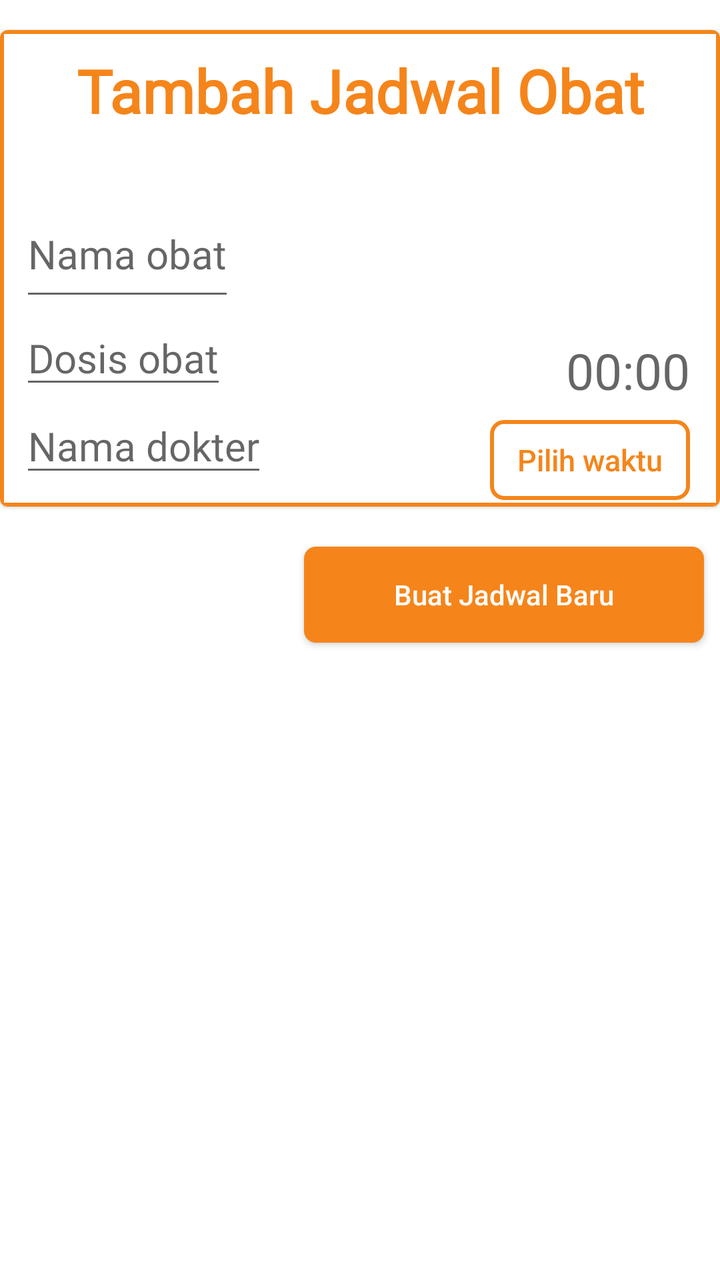
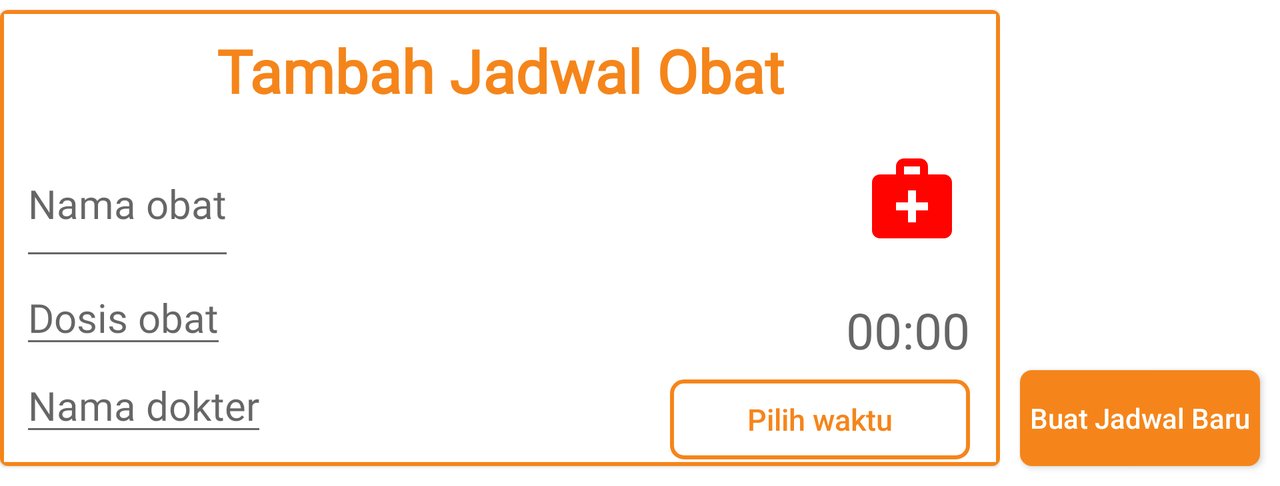

Two renders of one Android screen. The first uses the default layout on a phone; the second uses the alternative layout the repository ships for a different screen configuration, on a matching device. The two XML files are below.
<!-- AndroidManifest.xml: application theme Theme.Strocare -->
<!-- res/layout/add_schedule_fragment.xml -->
<?xml version="1.0" encoding="utf-8"?>
<layout xmlns:android="http://schemas.android.com/apk/res/android"
    xmlns:app="http://schemas.android.com/apk/res-auto">

    <LinearLayout
        android:id="@+id/add_schedule_linearlayout"
        android:layout_width="match_parent"
        android:layout_height="match_parent"
        android:orientation="vertical">

        <com.google.android.material.card.MaterialCardView
            android:layout_width="match_parent"
            android:layout_height="wrap_content"
            android:layout_marginTop="15dp"
            android:layout_marginBottom="10dp"
            app:layout_constraintTop_toBottomOf="parent">

            <LinearLayout
                android:layout_width="match_parent"
                android:layout_height="wrap_content"
                android:background="@drawable/shape_card_schedule"
                android:orientation="vertical">

                <TextView
                    android:id="@+id/label_tambah_jadwal"
                    android:layout_width="match_parent"
                    android:layout_height="wrap_content"
                    android:layout_margin="10dp"
                    android:fontFamily="@font/montserrat_regular"
                    android:gravity="center"
                    android:text="@string/label_tambah_jadwal"
                    android:textColor="@color/accent_color"
                    android:textSize="30sp"
                    android:textStyle="bold"
                    app:layout_constraintEnd_toEndOf="parent"
                    app:layout_constraintHorizontal_bias="0.5"
                    app:layout_constraintStart_toStartOf="parent"
                    app:layout_constraintTop_toTopOf="parent" />

                <LinearLayout
                    android:layout_width="match_parent"
                    android:layout_height="70dp"
                    android:layout_marginStart="10dp"
                    android:layout_marginTop="10dp"
                    android:layout_marginEnd="10dp"
                    android:orientation="horizontal">


                    <EditText
                        android:id="@+id/nama_obat_field_scheduler"
                        android:layout_width="wrap_content"
                        android:layout_height="match_parent"
                        android:layout_marginTop="10dp"
                        android:fontFamily="@font/montserrat_regular"
                        android:hint="@string/nama_obat_hint"
                        android:textSize="20sp" />

                </LinearLayout>

                <LinearLayout
                    android:layout_width="match_parent"
                    android:layout_height="match_parent"
                    android:orientation="horizontal">

                    <LinearLayout
                        android:layout_width="wrap_content"
                        android:layout_height="wrap_content"
                        android:layout_marginStart="10dp"
                        android:layout_marginEnd="10dp"
                        android:layout_marginBottom="10dp"
                        android:orientation="vertical">

                        <EditText
                            android:id="@+id/dosis_obat_field_scheduler"
                            android:layout_width="wrap_content"
                            android:layout_height="match_parent"
                            android:fontFamily="@font/montserrat_regular"
                            android:hint="@string/dosis_obat_hint"
                            android:textSize="20sp" />

                        <EditText
                            android:id="@+id/nama_dokter_field_scheduler"
                            android:layout_width="wrap_content"
                            android:layout_height="match_parent"
                            android:fontFamily="@font/montserrat_regular"
                            android:hint="@string/nama_dokter_hint"
                            android:textSize="20sp" />

                    </LinearLayout>

                    <LinearLayout
                        android:layout_width="match_parent"
                        android:layout_height="wrap_content"
                        android:orientation="vertical">

                        <LinearLayout
                            android:layout_width="match_parent"
                            android:layout_height="match_parent"
                            android:gravity="end"
                            android:orientation="horizontal">

                            <ImageView
                                android:layout_width="wrap_content"
                                android:layout_height="wrap_content"
                                android:layout_alignStart="@id/waktu_obat_field_scheduler"
                                android:layout_marginTop="10dp"
                                android:layout_marginEnd="10dp"
                                android:layout_toStartOf="@+id/tv_time_schedule"
                                android:src="@drawable/ic_time_schedule" />

                            <TextView
                                android:id="@+id/waktu_obat_field_scheduler"
                                android:layout_width="wrap_content"
                                android:layout_height="wrap_content"
                                android:layout_alignParentEnd="true"
                                android:layout_marginTop="13dp"
                                android:layout_marginEnd="15dp"
                                android:hint="@string/waktu_placeholder"
                                android:inputType="time"
                                android:textSize="25sp" />

                        </LinearLayout>

                        <LinearLayout
                            android:layout_width="match_parent"
                            android:layout_height="match_parent"
                            android:layout_marginTop="8dp"
                            android:gravity="end"
                            android:orientation="horizontal">

                            <android.widget.Button
                                android:id="@+id/button_waktu_obat"
                                android:layout_width="100dp"
                                android:layout_height="40dp"
                                android:layout_alignParentEnd="true"
                                android:layout_marginEnd="15dp"
                                android:background="@drawable/shape_button_general_border_only"
                                android:inputType="time"
                                android:text="@string/pilih_waktu"
                                android:textColor="@color/accent_color"
                                android:textSize="15sp" />

                        </LinearLayout>

                    </LinearLayout>
                </LinearLayout>
            </LinearLayout>

        </com.google.android.material.card.MaterialCardView>

        <android.widget.Button
            android:id="@+id/button_add_schedule"
            android:layout_width="200dp"
            android:layout_height="wrap_content"
            android:layout_gravity="end"
            android:layout_marginTop="10dp"
            android:layout_marginEnd="8dp"
            android:background="@drawable/shape_button_general"
            android:elevation="4dp"
            android:paddingStart="18dp"
            android:paddingEnd="18dp"
            android:shadowColor="@color/accent_color"
            android:text="@string/tambah_jadwal_baru"
            android:textAllCaps="false"
            android:textColor="@color/white" />

    </LinearLayout>

</layout>
<!-- resources referenced by this layout -->
<resources>
  <color name="accent_color">#F5851A</color>
  <color name="white">#FFFFFFFF</color>
  <!-- drawable shape_button_general (drawable) -->
  <?xml version="1.0" encoding="utf-8"?>
  <shape xmlns:android="http://schemas.android.com/apk/res/android"
      android:shape="rectangle">
      <solid android:color="@color/accent_color" />
  
      <corners android:radius="6dp"/>
  
  </shape>
  <!-- drawable shape_button_general_border_only (drawable) -->
  <?xml version="1.0" encoding="utf-8"?>
  <shape xmlns:android="http://schemas.android.com/apk/res/android"
      android:shape="rectangle">
      <stroke
          android:width="2dp"
          android:color="@color/accent_color" />
  
      <corners android:radius="6dp"/>
  
  </shape>
  <!-- drawable shape_card_schedule (drawable) -->
  <?xml version="1.0" encoding="utf-8"?>
  <shape xmlns:android="http://schemas.android.com/apk/res/android"
      android:shape="rectangle">
      <solid android:color="@android:color/white" />
      <stroke
          android:width="2dp"
          android:color="@color/accent_color"/>
  
      <corners android:radius="1dp"/>
  
  </shape>
  <string name="dosis_obat_hint">Dosis obat</string>
  <string name="label_tambah_jadwal">Tambah Jadwal Obat</string>
  <string name="nama_dokter_hint">Nama dokter</string>
  <string name="nama_obat_hint">Nama obat</string>
  <string name="pilih_waktu">Pilih waktu</string>
  
      //Report string assets
  <string name="tambah_jadwal_baru">Buat Jadwal Baru</string>
  <string name="waktu_placeholder">00:00</string>
  <style name="Theme.Strocare" parent="Theme.MaterialComponents.DayNight.NoActionBar">
          
          <item name="colorPrimary">@color/white</item>
          <item name="colorPrimaryVariant">@color/main_color</item>
          <item name="colorOnPrimary">@color/white</item>
          <item name="colorAccent">@color/accent_color</item>
          
          <item name="android:statusBarColor" tools:targetApi="l">?attr/colorPrimaryVariant</item>
      </style>
  <color name="main_color">#1B2532</color>
</resources>
<!-- res/layout-land/add_schedule_fragment.xml (the repository's variant of the layout above) -->
<!-- drawn on the phone turned sideways -->
<?xml version="1.0" encoding="utf-8"?>
<layout xmlns:android="http://schemas.android.com/apk/res/android"
    xmlns:app="http://schemas.android.com/apk/res-auto">

    <LinearLayout
        android:id="@+id/add_schedule_linearlayout"
        android:layout_width="match_parent"
        android:layout_height="wrap_content"
        android:orientation="horizontal">

        <LinearLayout
            android:layout_width="500dp"
            android:layout_height="wrap_content"
            android:orientation="horizontal"
            >

            <com.google.android.material.card.MaterialCardView
                android:layout_width="match_parent"
                android:layout_height="wrap_content"
                android:layout_marginTop="5dp"
                android:layout_marginBottom="10dp"
                app:layout_constraintTop_toBottomOf="parent">

                <LinearLayout
                    android:layout_width="match_parent"
                    android:layout_height="wrap_content"
                    android:background="@drawable/shape_card_schedule"
                    android:orientation="vertical">

                    <TextView
                        android:id="@+id/label_tambah_jadwal"
                        android:layout_width="match_parent"
                        android:layout_height="wrap_content"
                        android:layout_margin="10dp"
                        android:fontFamily="@font/montserrat_regular"
                        android:gravity="center"
                        android:text="@string/label_tambah_jadwal"
                        android:textColor="@color/accent_color"
                        android:textSize="30sp"
                        android:textStyle="bold"
                        app:layout_constraintEnd_toEndOf="parent"
                        app:layout_constraintHorizontal_bias="0.5"
                        app:layout_constraintStart_toStartOf="parent"
                        app:layout_constraintTop_toTopOf="parent" />

                    <LinearLayout
                        android:layout_width="match_parent"
                        android:layout_height="70dp"
                        android:layout_marginStart="10dp"
                        android:layout_marginEnd="10dp"
                        android:orientation="horizontal">


                        <EditText
                            android:id="@+id/nama_obat_field_scheduler"
                            android:layout_width="wrap_content"
                            android:layout_height="match_parent"
                            android:fontFamily="@font/montserrat_regular"
                            android:hint="@string/nama_obat_hint"
                            android:textSize="20sp" />

                        <RelativeLayout
                            android:layout_width="match_parent"
                            android:layout_height="match_parent">

                            <ImageView
                                android:layout_width="wrap_content"
                                android:layout_height="wrap_content"
                                android:layout_alignParentEnd="true"
                                android:layout_margin="10dp"
                                android:src="@drawable/ic_medical" />

                        </RelativeLayout>

                    </LinearLayout>

                    <LinearLayout
                        android:layout_width="match_parent"
                        android:layout_height="match_parent"
                        android:orientation="horizontal">

                        <LinearLayout
                            android:layout_width="wrap_content"
                            android:layout_height="wrap_content"
                            android:layout_marginStart="10dp"
                            android:layout_marginEnd="10dp"
                            android:layout_marginBottom="10dp"
                            android:orientation="vertical">

                            <EditText
                                android:id="@+id/dosis_obat_field_scheduler"
                                android:layout_width="wrap_content"
                                android:layout_height="match_parent"
                                android:fontFamily="@font/montserrat_regular"
                                android:hint="@string/dosis_obat_hint"
                                android:textSize="20sp" />

                            <EditText
                                android:id="@+id/nama_dokter_field_scheduler"
                                android:layout_width="wrap_content"
                                android:layout_height="match_parent"
                                android:fontFamily="@font/montserrat_regular"
                                android:hint="@string/nama_dokter_hint"
                                android:textSize="20sp" />

                        </LinearLayout>

                        <LinearLayout
                            android:layout_width="match_parent"
                            android:layout_height="wrap_content"
                            android:orientation="vertical">

                            <LinearLayout
                                android:layout_width="match_parent"
                                android:layout_height="match_parent"
                                android:gravity="end"
                                android:orientation="horizontal">

                                <ImageView
                                    android:layout_width="wrap_content"
                                    android:layout_height="wrap_content"
                                    android:layout_alignStart="@id/waktu_obat_field_scheduler"
                                    android:layout_marginTop="10dp"
                                    android:layout_marginEnd="10dp"
                                    android:layout_toStartOf="@+id/tv_time_schedule"
                                    android:src="@drawable/ic_time_schedule" />

                                <TextView
                                    android:id="@+id/waktu_obat_field_scheduler"
                                    android:layout_width="wrap_content"
                                    android:layout_height="wrap_content"
                                    android:layout_alignParentEnd="true"
                                    android:layout_marginTop="13dp"
                                    android:layout_marginEnd="15dp"
                                    android:hint="@string/waktu_placeholder"
                                    android:inputType="time"
                                    android:textSize="25sp" />

                            </LinearLayout>

                            <LinearLayout
                                android:layout_width="match_parent"
                                android:layout_height="match_parent"
                                android:layout_marginTop="8dp"
                                android:gravity="end"
                                android:orientation="horizontal">

                                <android.widget.Button
                                    android:id="@+id/button_waktu_obat"
                                    android:layout_width="150dp"
                                    android:layout_height="40dp"
                                    android:layout_alignParentEnd="true"
                                    android:layout_marginEnd="15dp"
                                    android:background="@drawable/shape_button_general_border_only"
                                    android:inputType="time"
                                    android:text="@string/pilih_waktu"
                                    android:textColor="@color/accent_color"
                                    android:textSize="15sp" />

                            </LinearLayout>

                        </LinearLayout>
                    </LinearLayout>
                </LinearLayout>

            </com.google.android.material.card.MaterialCardView>

        </LinearLayout>

        <LinearLayout
            android:layout_width="match_parent"
            android:layout_height="wrap_content"
            android:orientation="vertical"
            android:layout_gravity="end|bottom"
            android:layout_weight="1">

            <android.widget.Button
                android:layout_weight="0"
                android:id="@+id/button_add_schedule"
                android:layout_gravity="center|bottom"
                android:layout_width="match_parent"
                android:layout_height="wrap_content"
                android:background="@drawable/shape_button_general"
                android:shadowColor="@color/accent_color"
                android:text="@string/tambah_jadwal_baru"
                android:textAllCaps="false"
                android:textColor="@color/white"
                android:layout_margin="10dp"/>

        </LinearLayout>
    </LinearLayout>
</layout>
<!-- resources referenced by the variant -->
<!-- as the phone turned sideways resolves them -->
<resources>
  <color name="accent_color">#F5851A</color>
  <color name="white">#FFFFFFFF</color>
  <!-- drawable ic_medical (drawable) -->
  <vector xmlns:android="http://schemas.android.com/apk/res/android"
      android:width="48dp"
      android:height="48dp"
      android:tint="#FF0300"
      android:viewportWidth="24"
      android:viewportHeight="24">
      <path
          android:fillColor="@android:color/white"
          android:pathData="M20,6h-4V4c0,-1.1 -0.9,-2 -2,-2h-4C8.9,2 8,2.9 8,4v2H4C2.9,6 2,6.9 2,8v12c0,1.1 0.9,2 2,2h16c1.1,0 2,-0.9 2,-2V8C22,6.9 21.1,6 20,6zM10,4h4v2h-4V4zM16,15h-3v3h-2v-3H8v-2h3v-3h2v3h3V15z" />
  </vector>
  <!-- drawable shape_button_general (drawable) -->
  <?xml version="1.0" encoding="utf-8"?>
  <shape xmlns:android="http://schemas.android.com/apk/res/android"
      android:shape="rectangle">
      <solid android:color="@color/accent_color" />
  
      <corners android:radius="6dp"/>
  
  </shape>
  <!-- drawable shape_button_general_border_only (drawable) -->
  <?xml version="1.0" encoding="utf-8"?>
  <shape xmlns:android="http://schemas.android.com/apk/res/android"
      android:shape="rectangle">
      <stroke
          android:width="2dp"
          android:color="@color/accent_color" />
  
      <corners android:radius="6dp"/>
  
  </shape>
  <!-- drawable shape_card_schedule (drawable) -->
  <?xml version="1.0" encoding="utf-8"?>
  <shape xmlns:android="http://schemas.android.com/apk/res/android"
      android:shape="rectangle">
      <solid android:color="@android:color/white" />
      <stroke
          android:width="2dp"
          android:color="@color/accent_color"/>
  
      <corners android:radius="1dp"/>
  
  </shape>
  <string name="dosis_obat_hint">Dosis obat</string>
  <string name="label_tambah_jadwal">Tambah Jadwal Obat</string>
  <string name="nama_dokter_hint">Nama dokter</string>
  <string name="nama_obat_hint">Nama obat</string>
  <string name="pilih_waktu">Pilih waktu</string>
  
      //Report string assets
  <string name="tambah_jadwal_baru">Buat Jadwal Baru</string>
  <string name="waktu_placeholder">00:00</string>
  <style name="Theme.Strocare" parent="Theme.MaterialComponents.DayNight.NoActionBar">
          
          <item name="colorPrimary">@color/white</item>
          <item name="colorPrimaryVariant">@color/main_color</item>
          <item name="colorOnPrimary">@color/white</item>
          <item name="colorAccent">@color/accent_color</item>
          
          <item name="android:statusBarColor" tools:targetApi="l">?attr/colorPrimaryVariant</item>
      </style>
  <color name="main_color">#1B2532</color>
</resources>
